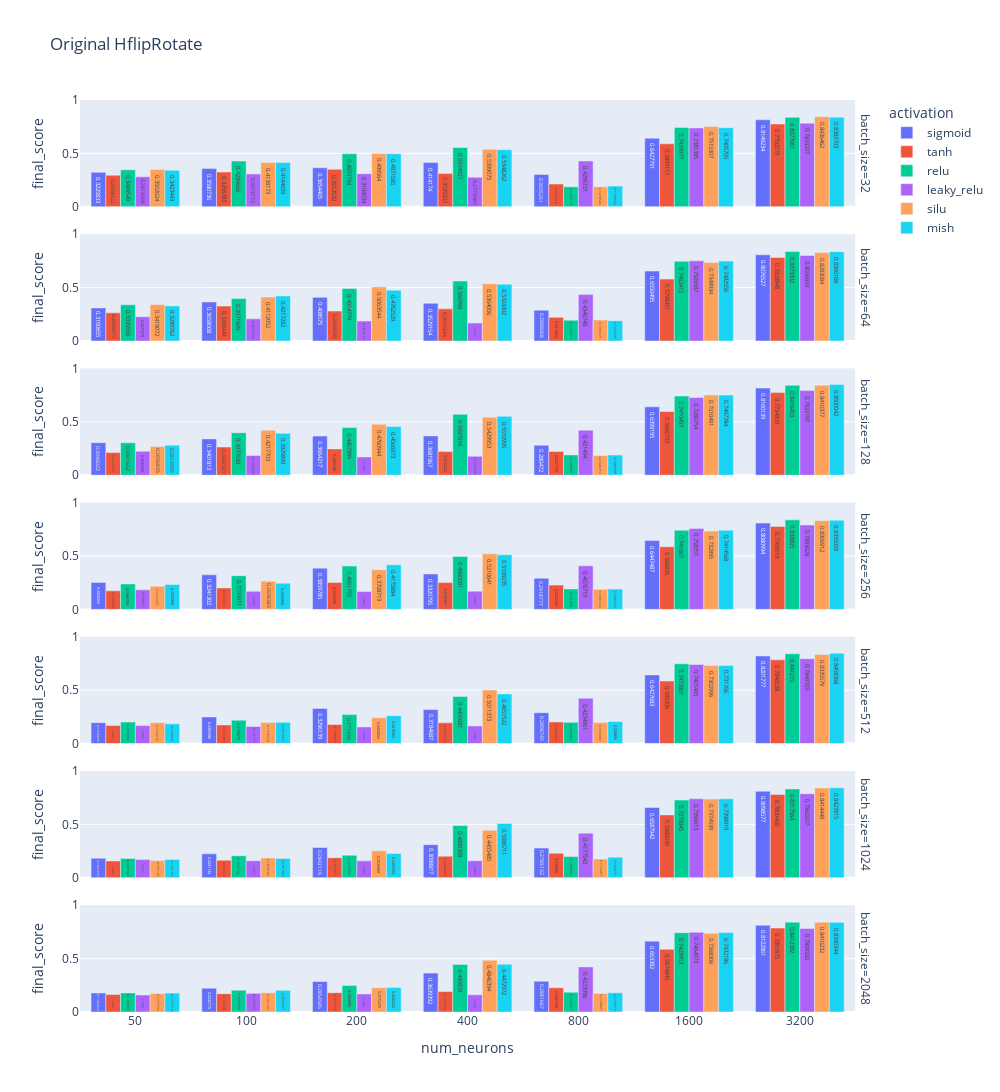

Here is the notebook cell this chart was saved with:
### Code cell
title = "Original_HflipRotate"

df = dict_df.get("Original_Hflip")
fig = px.bar(
    df, 
    x="num_neurons", 
    y="final_score", 
    color="activation",
    facet_row="batch_size",
    barmode="group", 
    text_auto=True, 
    range_y=(0, 1),
    title=title.replace("_", " "),
    height=2000,
    width=1000,
)
fig.update_xaxes(type="category")
fig.show()

### Figure 1 — Plotly figure (JSON) as saved in the notebook; plotly's stock layout.template omitted (floating-point values rounded to 4 significant figures)
{"data": [{"alignmentgroup": "True", "hovertemplate": "activation=sigmoid<br>batch_size=32<br>num_neurons=%{x}<br>final_score=%{y}<extra></extra>", "legendgroup": "sigmoid", "marker": {"color": "#636efa", "pattern": {"shape": ""}}, "name": "sigmoid", "offsetgroup": "sigmoid", "orientation": "v", "showlegend": true, "textposition": "auto", "texttemplate": "%{y}", "type": "bar", "x": [50, 100, 200, 400, 800, 1600, 3200], "xaxis": "x7", "y": [0.3226, 0.3581, 0.3654, 0.4142, 0.3035, 0.6428, 0.8149], "yaxis": "y7"}, {"alignmentgroup": "True", "hovertemplate": "activation=sigmoid<br>batch_size=64<br>num_neurons=%{x}<br>final_score=%{y}<extra></extra>", "legendgroup": "sigmoid", "marker": {"color": "#636efa", "pattern": {"shape": ""}}, "name": "sigmoid", "offsetgroup": "sigmoid", "orientation": "v", "showlegend": false, "textposition": "auto", "texttemplate": "%{y}", "type": "bar", "x": [50, 100, 200, 400, 800, 1600, 3200], "xaxis": "x6", "y": [0.3101, 0.3658, 0.4086, 0.3529, 0.2888, 0.655, 0.8077], "yaxis": "y6"}, {"alignmentgroup": "True", "hovertemplate": "activation=sigmoid<br>batch_size=128<br>num_neurons=%{x}<br>final_score=%{y}<extra></extra>", "legendgroup": "sigmoid", "marker": {"color": "#636efa", "pattern": {"shape": ""}}, "name": "sigmoid", "offsetgroup": "sigmoid", "orientation": "v", "showlegend": false, "textposition": "auto", "texttemplate": "%{y}", "type": "bar", "x": [50, 100, 200, 400, 800, 1600, 3200], "xaxis": "x5", "y": [0.3046, 0.3402, 0.3664, 0.3682, 0.2805, 0.6399, 0.816], "yaxis": "y5"}, {"alignmentgroup": "True", "hovertemplate": "activation=sigmoid<br>batch_size=256<br>num_neurons=%{x}<br>final_score=%{y}<extra></extra>", "legendgroup": "sigmoid", "marker": {"color": "#636efa", "pattern": {"shape": ""}}, "name": "sigmoid", "offsetgroup": "sigmoid", "orientation": "v", "showlegend": false, "textposition": "auto", "texttemplate": "%{y}", "type": "bar", "x": [50, 100, 200, 400, 800, 1600, 3200], "xaxis": "x4", "y": [0.2528, 0.3241, 0.386, 0.3321, 0.2919, 0.6447, 0.8081], "yaxis": "y4"}, {"alignmentgroup": "True", "hovertemplate": "activation=sigmoid<br>batch_size=512<br>num_neurons=%{x}<br>final_score=%{y}<extra></extra>", "legendgroup": "sigmoid", "marker": {"color": "#636efa", "pattern": {"shape": ""}}, "name": "sigmoid", "offsetgroup": "sigmoid", "orientation": "v", "showlegend": false, "textposition": "auto", "texttemplate": "%{y}", "type": "bar", "x": [50, 100, 200, 400, 800, 1600, 3200], "xaxis": "x3", "y": [0.1959, 0.2496, 0.3296, 0.3185, 0.2899, 0.6428, 0.8202], "yaxis": "y3"}, {"alignmentgroup": "True", "hovertemplate": "activation=sigmoid<br>batch_size=1024<br>num_neurons=%{x}<br>final_score=%{y}<extra></extra>", "legendgroup": "sigmoid", "marker": {"color": "#636efa", "pattern": {"shape": ""}}, "name": "sigmoid", "offsetgroup": "sigmoid", "orientation": "v", "showlegend": false, "textposition": "auto", "texttemplate": "%{y}", "type": "bar", "x": [50, 100, 200, 400, 800, 1600, 3200], "xaxis": "x2", "y": [0.1823, 0.2241, 0.2842, 0.3099, 0.2785, 0.6588, 0.8099], "yaxis": "y2"}, {"alignmentgroup": "True", "hovertemplate": "activation=sigmoid<br>batch_size=2048<br>num_neurons=%{x}<br>final_score=%{y}<extra></extra>", "legendgroup": "sigmoid", "marker": {"color": "#636efa", "pattern": {"shape": ""}}, "name": "sigmoid", "offsetgroup": "sigmoid", "orientation": "v", "showlegend": false, "textposition": "auto", "texttemplate": "%{y}", "type": "bar", "x": [50, 100, 200, 400, 800, 1600, 3200], "xaxis": "x", "y": [0.1783, 0.2233, 0.2855, 0.3639, 0.2882, 0.6634, 0.8123], "yaxis": "y"}, {"alignmentgroup": "True", "hovertemplate": "activation=tanh<br>batch_size=32<br>num_neurons=%{x}<br>final_score=%{y}<extra></extra>", "legendgroup": "tanh", "marker": {"color": "#EF553B", "pattern": {"shape": ""}}, "name": "tanh", "offsetgroup": "tanh", "orientation": "v", "showlegend": true, "textposition": "auto", "texttemplate": "%{y}", "type": "bar", "x": [50, 100, 200, 400, 800, 1600, 3200], "xaxis": "x7", "y": [0.2958, 0.3257, 0.3513, 0.3129, 0.2134, 0.5899, 0.775], "yaxis": "y7"}, {"alignmentgroup": "True", "hovertemplate": "activation=tanh<br>batch_size=64<br>num_neurons=%{x}<br>final_score=%{y}<extra></extra>", "legendgroup": "tanh", "marker": {"color": "#EF553B", "pattern": {"shape": ""}}, "name": "tanh", "offsetgroup": "tanh", "orientation": "v", "showlegend": false, "textposition": "auto", "texttemplate": "%{y}", "type": "bar", "x": [50, 100, 200, 400, 800, 1600, 3200], "xaxis": "x6", "y": [0.2638, 0.3269, 0.2804, 0.301, 0.2215, 0.5798, 0.7829], "yaxis": "y6"}, {"alignmentgroup": "True", "hovertemplate": "activation=tanh<br>batch_size=128<br>num_neurons=%{x}<br>final_score=%{y}<extra></extra>", "legendgroup": "tanh", "marker": {"color": "#EF553B", "pattern": {"shape": ""}}, "name": "tanh", "offsetgroup": "tanh", "orientation": "v", "showlegend": false, "textposition": "auto", "texttemplate": "%{y}", "type": "bar", "x": [50, 100, 200, 400, 800, 1600, 3200], "xaxis": "x5", "y": [0.2127, 0.2643, 0.2466, 0.2212, 0.2228, 0.5967, 0.7735], "yaxis": "y5"}, {"alignmentgroup": "True", "hovertemplate": "activation=tanh<br>batch_size=256<br>num_neurons=%{x}<br>final_score=%{y}<extra></extra>", "legendgroup": "tanh", "marker": {"color": "#EF553B", "pattern": {"shape": ""}}, "name": "tanh", "offsetgroup": "tanh", "orientation": "v", "showlegend": false, "textposition": "auto", "texttemplate": "%{y}", "type": "bar", "x": [50, 100, 200, 400, 800, 1600, 3200], "xaxis": "x4", "y": [0.1737, 0.2014, 0.2528, 0.2511, 0.2274, 0.5868, 0.777], "yaxis": "y4"}, {"alignmentgroup": "True", "hovertemplate": "activation=tanh<br>batch_size=512<br>num_neurons=%{x}<br>final_score=%{y}<extra></extra>", "legendgroup": "tanh", "marker": {"color": "#EF553B", "pattern": {"shape": ""}}, "name": "tanh", "offsetgroup": "tanh", "orientation": "v", "showlegend": false, "textposition": "auto", "texttemplate": "%{y}", "type": "bar", "x": [50, 100, 200, 400, 800, 1600, 3200], "xaxis": "x3", "y": [0.1691, 0.175, 0.179, 0.1949, 0.2031, 0.5853, 0.7847], "yaxis": "y3"}, {"alignmentgroup": "True", "hovertemplate": "activation=tanh<br>batch_size=1024<br>num_neurons=%{x}<br>final_score=%{y}<extra></extra>", "legendgroup": "tanh", "marker": {"color": "#EF553B", "pattern": {"shape": ""}}, "name": "tanh", "offsetgroup": "tanh", "orientation": "v", "showlegend": false, "textposition": "auto", "texttemplate": "%{y}", "type": "bar", "x": [50, 100, 200, 400, 800, 1600, 3200], "xaxis": "x2", "y": [0.1579, 0.1647, 0.1877, 0.2028, 0.2305, 0.5886, 0.78], "yaxis": "y2"}, {"alignmentgroup": "True", "hovertemplate": "activation=tanh<br>batch_size=2048<br>num_neurons=%{x}<br>final_score=%{y}<extra></extra>", "legendgroup": "tanh", "marker": {"color": "#EF553B", "pattern": {"shape": ""}}, "name": "tanh", "offsetgroup": "tanh", "orientation": "v", "showlegend": false, "textposition": "auto", "texttemplate": "%{y}", "type": "bar", "x": [50, 100, 200, 400, 800, 1600, 3200], "xaxis": "x", "y": [0.1638, 0.1717, 0.1813, 0.1921, 0.2268, 0.5875, 0.7862], "yaxis": "y"}, {"alignmentgroup": "True", "hovertemplate": "activation=relu<br>batch_size=32<br>num_neurons=%{x}<br>final_score=%{y}<extra></extra>", "legendgroup": "relu", "marker": {"color": "#00cc96", "pattern": {"shape": ""}}, "name": "relu", "offsetgroup": "relu", "orientation": "v", "showlegend": true, "textposition": "auto", "texttemplate": "%{y}", "type": "bar", "x": [50, 100, 200, 400, 800, 1600, 3200], "xaxis": "x7", "y": [0.347, 0.429, 0.4974, 0.5555, 0.1873, 0.743, 0.8377], "yaxis": "y7"}, {"alignmentgroup": "True", "hovertemplate": "activation=relu<br>batch_size=64<br>num_neurons=%{x}<br>final_score=%{y}<extra></extra>", "legendgroup": "relu", "marker": {"color": "#00cc96", "pattern": {"shape": ""}}, "name": "relu", "offsetgroup": "relu", "orientation": "v", "showlegend": false, "textposition": "auto", "texttemplate": "%{y}", "type": "bar", "x": [50, 100, 200, 400, 800, 1600, 3200], "xaxis": "x6", "y": [0.3391, 0.3972, 0.4915, 0.561, 0.1954, 0.7462, 0.8373], "yaxis": "y6"}, {"alignmentgroup": "True", "hovertemplate": "activation=relu<br>batch_size=128<br>num_neurons=%{x}<br>final_score=%{y}<extra></extra>", "legendgroup": "relu", "marker": {"color": "#00cc96", "pattern": {"shape": ""}}, "name": "relu", "offsetgroup": "relu", "orientation": "v", "showlegend": false, "textposition": "auto", "texttemplate": "%{y}", "type": "bar", "x": [50, 100, 200, 400, 800, 1600, 3200], "xaxis": "x5", "y": [0.3042, 0.3978, 0.4458, 0.5698, 0.1903, 0.741, 0.8416], "yaxis": "y5"}, {"alignmentgroup": "True", "hovertemplate": "activation=relu<br>batch_size=256<br>num_neurons=%{x}<br>final_score=%{y}<extra></extra>", "legendgroup": "relu", "marker": {"color": "#00cc96", "pattern": {"shape": ""}}, "name": "relu", "offsetgroup": "relu", "orientation": "v", "showlegend": false, "textposition": "auto", "texttemplate": "%{y}", "type": "bar", "x": [50, 100, 200, 400, 800, 1600, 3200], "xaxis": "x4", "y": [0.2389, 0.316, 0.4062, 0.496, 0.1917, 0.7417, 0.8388], "yaxis": "y4"}, {"alignmentgroup": "True", "hovertemplate": "activation=relu<br>batch_size=512<br>num_neurons=%{x}<br>final_score=%{y}<extra></extra>", "legendgroup": "relu", "marker": {"color": "#00cc96", "pattern": {"shape": ""}}, "name": "relu", "offsetgroup": "relu", "orientation": "v", "showlegend": false, "textposition": "auto", "texttemplate": "%{y}", "type": "bar", "x": [50, 100, 200, 400, 800, 1600, 3200], "xaxis": "x3", "y": [0.2017, 0.2196, 0.2717, 0.4406, 0.1989, 0.7474, 0.8412], "yaxis": "y3"}, {"alignmentgroup": "True", "hovertemplate": "activation=relu<br>batch_size=1024<br>num_neurons=%{x}<br>final_score=%{y}<extra></extra>", "legendgroup": "relu", "marker": {"color": "#00cc96", "pattern": {"shape": ""}}, "name": "relu", "offsetgroup": "relu", "orientation": "v", "showlegend": false, "textposition": "auto", "texttemplate": "%{y}", "type": "bar", "x": [50, 100, 200, 400, 800, 1600, 3200], "xaxis": "x2", "y": [0.1809, 0.2066, 0.2116, 0.4888, 0.1989, 0.7279, 0.8318], "yaxis": "y2"}, {"alignmentgroup": "True", "hovertemplate": "activation=relu<br>batch_size=2048<br>num_neurons=%{x}<br>final_score=%{y}<extra></extra>", "legendgroup": "relu", "marker": {"color": "#00cc96", "pattern": {"shape": ""}}, "name": "relu", "offsetgroup": "relu", "orientation": "v", "showlegend": false, "textposition": "auto", "texttemplate": "%{y}", "type": "bar", "x": [50, 100, 200, 400, 800, 1600, 3200], "xaxis": "x", "y": [0.1789, 0.2048, 0.2489, 0.4457, 0.1857, 0.743, 0.8412], "yaxis": "y"}, {"alignmentgroup": "True", "hovertemplate": "activation=leaky_relu<br>batch_size=32<br>num_neurons=%{x}<br>final_score=%{y}<extra></extra>", "legendgroup": "leaky_relu", "marker": {"color": "#ab63fa", "pattern": {"shape": ""}}, "name": "leaky_relu", "offsetgroup": "leaky_relu", "orientation": "v", "showlegend": true, "textposition": "auto", "texttemplate": "%{y}", "type": "bar", "x": [50, 100, 200, 400, 800, 1600, 3200], "xaxis": "x7", "y": [0.2814, 0.3075, 0.3105, 0.2774, 0.4296, 0.7381, 0.7833], "yaxis": "y7"}, {"alignmentgroup": "True", "hovertemplate": "activation=leaky_relu<br>batch_size=64<br>num_neurons=%{x}<br>final_score=%{y}<extra></extra>", "legendgroup": "leaky_relu", "marker": {"color": "#ab63fa", "pattern": {"shape": ""}}, "name": "leaky_relu", "offsetgroup": "leaky_relu", "orientation": "v", "showlegend": false, "textposition": "auto", "texttemplate": "%{y}", "type": "bar", "x": [50, 100, 200, 400, 800, 1600, 3200], "xaxis": "x6", "y": [0.2271, 0.2077, 0.1873, 0.1691, 0.4347, 0.7507, 0.8007], "yaxis": "y6"}, {"alignmentgroup": "True", "hovertemplate": "activation=leaky_relu<br>batch_size=128<br>num_neurons=%{x}<br>final_score=%{y}<extra></extra>", "legendgroup": "leaky_relu", "marker": {"color": "#ab63fa", "pattern": {"shape": ""}}, "name": "leaky_relu", "offsetgroup": "leaky_relu", "orientation": "v", "showlegend": false, "textposition": "auto", "texttemplate": "%{y}", "type": "bar", "x": [50, 100, 200, 400, 800, 1600, 3200], "xaxis": "x5", "y": [0.2235, 0.1855, 0.1706, 0.1776, 0.4215, 0.7281, 0.7923], "yaxis": "y5"}, {"alignmentgroup": "True", "hovertemplate": "activation=leaky_relu<br>batch_size=256<br>num_neurons=%{x}<br>final_score=%{y}<extra></extra>", "legendgroup": "leaky_relu", "marker": {"color": "#ab63fa", "pattern": {"shape": ""}}, "name": "leaky_relu", "offsetgroup": "leaky_relu", "orientation": "v", "showlegend": false, "textposition": "auto", "texttemplate": "%{y}", "type": "bar", "x": [50, 100, 200, 400, 800, 1600, 3200], "xaxis": "x4", "y": [0.1829, 0.1697, 0.168, 0.1708, 0.4077, 0.7584, 0.7893], "yaxis": "y4"}, {"alignmentgroup": "True", "hovertemplate": "activation=leaky_relu<br>batch_size=512<br>num_neurons=%{x}<br>final_score=%{y}<extra></extra>", "legendgroup": "leaky_relu", "marker": {"color": "#ab63fa", "pattern": {"shape": ""}}, "name": "leaky_relu", "offsetgroup": "leaky_relu", "orientation": "v", "showlegend": false, "textposition": "auto", "texttemplate": "%{y}", "type": "bar", "x": [50, 100, 200, 400, 800, 1600, 3200], "xaxis": "x3", "y": [0.1689, 0.1612, 0.1557, 0.1658, 0.4235, 0.7401, 0.795], "yaxis": "y3"}, {"alignmentgroup": "True", "hovertemplate": "activation=leaky_relu<br>batch_size=1024<br>num_neurons=%{x}<br>final_score=%{y}<extra></extra>", "legendgroup": "leaky_relu", "marker": {"color": "#ab63fa", "pattern": {"shape": ""}}, "name": "leaky_relu", "offsetgroup": "leaky_relu", "orientation": "v", "showlegend": false, "textposition": "auto", "texttemplate": "%{y}", "type": "bar", "x": [50, 100, 200, 400, 800, 1600, 3200], "xaxis": "x2", "y": [0.1702, 0.1592, 0.1588, 0.1601, 0.4178, 0.7397, 0.7862], "yaxis": "y2"}, {"alignmentgroup": "True", "hovertemplate": "activation=leaky_relu<br>batch_size=2048<br>num_neurons=%{x}<br>final_score=%{y}<extra></extra>", "legendgroup": "leaky_relu", "marker": {"color": "#ab63fa", "pattern": {"shape": ""}}, "name": "leaky_relu", "offsetgroup": "leaky_relu", "orientation": "v", "showlegend": false, "textposition": "auto", "texttemplate": "%{y}", "type": "bar", "x": [50, 100, 200, 400, 800, 1600, 3200], "xaxis": "x", "y": [0.159, 0.1746, 0.1695, 0.1607, 0.4224, 0.7465, 0.7809], "yaxis": "y"}, {"alignmentgroup": "True", "hovertemplate": "activation=silu<br>batch_size=32<br>num_neurons=%{x}<br>final_score=%{y}<extra></extra>", "legendgroup": "silu", "marker": {"color": "#FFA15A", "pattern": {"shape": ""}}, "name": "silu", "offsetgroup": "silu", "orientation": "v", "showlegend": true, "textposition": "auto", "texttemplate": "%{y}", "type": "bar", "x": [50, 100, 200, 400, 800, 1600, 3200], "xaxis": "x7", "y": [0.3502, 0.4138, 0.4996, 0.5399, 0.1871, 0.7515, 0.8436], "yaxis": "y7"}, {"alignmentgroup": "True", "hovertemplate": "activation=silu<br>batch_size=64<br>num_neurons=%{x}<br>final_score=%{y}<extra></extra>", "legendgroup": "silu", "marker": {"color": "#FFA15A", "pattern": {"shape": ""}}, "name": "silu", "offsetgroup": "silu", "orientation": "v", "showlegend": false, "textposition": "auto", "texttemplate": "%{y}", "type": "bar", "x": [50, 100, 200, 400, 800, 1600, 3200], "xaxis": "x6", "y": [0.3419, 0.4112, 0.5064, 0.5364, 0.1969, 0.7349, 0.8283], "yaxis": "y6"}, {"alignmentgroup": "True", "hovertemplate": "activation=silu<br>batch_size=128<br>num_neurons=%{x}<br>final_score=%{y}<extra></extra>", "legendgroup": "silu", "marker": {"color": "#FFA15A", "pattern": {"shape": ""}}, "name": "silu", "offsetgroup": "silu", "orientation": "v", "showlegend": false, "textposition": "auto", "texttemplate": "%{y}", "type": "bar", "x": [50, 100, 200, 400, 800, 1600, 3200], "xaxis": "x5", "y": [0.2697, 0.4218, 0.4761, 0.543, 0.1849, 0.751, 0.841], "yaxis": "y5"}, {"alignmentgroup": "True", "hovertemplate": "activation=silu<br>batch_size=256<br>num_neurons=%{x}<br>final_score=%{y}<extra></extra>", "legendgroup": "silu", "marker": {"color": "#FFA15A", "pattern": {"shape": ""}}, "name": "silu", "offsetgroup": "silu", "orientation": "v", "showlegend": false, "textposition": "auto", "texttemplate": "%{y}", "type": "bar", "x": [50, 100, 200, 400, 800, 1600, 3200], "xaxis": "x4", "y": [0.2162, 0.2638, 0.3709, 0.5211, 0.1882, 0.7329, 0.8307], "yaxis": "y4"}, {"alignmentgroup": "True", "hovertemplate": "activation=silu<br>batch_size=512<br>num_neurons=%{x}<br>final_score=%{y}<extra></extra>", "legendgroup": "silu", "marker": {"color": "#FFA15A", "pattern": {"shape": ""}}, "name": "silu", "offsetgroup": "silu", "orientation": "v", "showlegend": false, "textposition": "auto", "texttemplate": "%{y}", "type": "bar", "x": [50, 100, 200, 400, 800, 1600, 3200], "xaxis": "x3", "y": [0.196, 0.1978, 0.2424, 0.5011, 0.1967, 0.7303, 0.8336], "yaxis": "y3"}, {"alignmentgroup": "True", "hovertemplate": "activation=silu<br>batch_size=1024<br>num_neurons=%{x}<br>final_score=%{y}<extra></extra>", "legendgroup": "silu", "marker": {"color": "#FFA15A", "pattern": {"shape": ""}}, "name": "silu", "offsetgroup": "silu", "orientation": "v", "showlegend": false, "textposition": "auto", "texttemplate": "%{y}", "type": "bar", "x": [50, 100, 200, 400, 800, 1600, 3200], "xaxis": "x2", "y": [0.1612, 0.1859, 0.2526, 0.4455, 0.1754, 0.7375, 0.8414], "yaxis": "y2"}, {"alignmentgroup": "True", "hovertemplate": "activation=silu<br>batch_size=2048<br>num_neurons=%{x}<br>final_score=%{y}<extra></extra>", "legendgroup": "silu", "marker": {"color": "#FFA15A", "pattern": {"shape": ""}}, "name": "silu", "offsetgroup": "silu", "orientation": "v", "showlegend": false, "textposition": "auto", "texttemplate": "%{y}", "type": "bar", "x": [50, 100, 200, 400, 800, 1600, 3200], "xaxis": "x", "y": [0.1726, 0.1811, 0.2272, 0.4846, 0.1741, 0.7368, 0.841], "yaxis": "y"}, {"alignmentgroup": "True", "hovertemplate": "activation=mish<br>batch_size=32<br>num_neurons=%{x}<br>final_score=%{y}<extra></extra>", "legendgroup": "mish", "marker": {"color": "#19d3f3", "pattern": {"shape": ""}}, "name": "mish", "offsetgroup": "mish", "orientation": "v", "showlegend": true, "textposition": "auto", "texttemplate": "%{y}", "type": "bar", "x": [50, 100, 200, 400, 800, 1600, 3200], "xaxis": "x7", "y": [0.3423, 0.4145, 0.4972, 0.5348, 0.1939, 0.7406, 0.8384], "yaxis": "y7"}, {"alignmentgroup": "True", "hovertemplate": "activation=mish<br>batch_size=64<br>num_neurons=%{x}<br>final_score=%{y}<extra></extra>", "legendgroup": "mish", "marker": {"color": "#19d3f3", "pattern": {"shape": ""}}, "name": "mish", "offsetgroup": "mish", "orientation": "v", "showlegend": false, "textposition": "auto", "texttemplate": "%{y}", "type": "bar", "x": [50, 100, 200, 400, 800, 1600, 3200], "xaxis": "x6", "y": [0.329, 0.4217, 0.4763, 0.5324, 0.1908, 0.7483, 0.8366], "yaxis": "y6"}, {"alignmentgroup": "True", "hovertemplate": "activation=mish<br>batch_size=128<br>num_neurons=%{x}<br>final_score=%{y}<extra></extra>", "legendgroup": "mish", "marker": {"color": "#19d3f3", "pattern": {"shape": ""}}, "name": "mish", "offsetgroup": "mish", "orientation": "v", "showlegend": false, "textposition": "auto", "texttemplate": "%{y}", "type": "bar", "x": [50, 100, 200, 400, 800, 1600, 3200], "xaxis": "x5", "y": [0.2814, 0.393, 0.4567, 0.5511, 0.1888, 0.7498, 0.85], "yaxis": "y5"}, {"alignmentgroup": "True", "hovertemplate": "activation=mish<br>batch_size=256<br>num_neurons=%{x}<br>final_score=%{y}<extra></extra>", "legendgroup": "mish", "marker": {"color": "#19d3f3", "pattern": {"shape": ""}}, "name": "mish", "offsetgroup": "mish", "orientation": "v", "showlegend": false, "textposition": "auto", "texttemplate": "%{y}", "type": "bar", "x": [50, 100, 200, 400, 800, 1600, 3200], "xaxis": "x4", "y": [0.2333, 0.2448, 0.4176, 0.5106, 0.1903, 0.7415, 0.8355], "yaxis": "y4"}, {"alignmentgroup": "True", "hovertemplate": "activation=mish<br>batch_size=512<br>num_neurons=%{x}<br>final_score=%{y}<extra></extra>", "legendgroup": "mish", "marker": {"color": "#19d3f3", "pattern": {"shape": ""}}, "name": "mish", "offsetgroup": "mish", "orientation": "v", "showlegend": false, "textposition": "auto", "texttemplate": "%{y}", "type": "bar", "x": [50, 100, 200, 400, 800, 1600, 3200], "xaxis": "x3", "y": [0.1849, 0.1998, 0.2618, 0.4652, 0.2068, 0.7318, 0.8458], "yaxis": "y3"}, {"alignmentgroup": "True", "hovertemplate": "activation=mish<br>batch_size=1024<br>num_neurons=%{x}<br>final_score=%{y}<extra></extra>", "legendgroup": "mish", "marker": {"color": "#19d3f3", "pattern": {"shape": ""}}, "name": "mish", "offsetgroup": "mish", "orientation": "v", "showlegend": false, "textposition": "auto", "texttemplate": "%{y}", "type": "bar", "x": [50, 100, 200, 400, 800, 1600, 3200], "xaxis": "x2", "y": [0.1721, 0.1818, 0.227, 0.5087, 0.193, 0.7399, 0.8428], "yaxis": "y2"}, {"alignmentgroup": "True", "hovertemplate": "activation=mish<br>batch_size=2048<br>num_neurons=%{x}<br>final_score=%{y}<extra></extra>", "legendgroup": "mish", "marker": {"color": "#19d3f3", "pattern": {"shape": ""}}, "name": "mish", "offsetgroup": "mish", "orientation": "v", "showlegend": false, "textposition": "auto", "texttemplate": "%{y}", "type": "bar", "x": [50, 100, 200, 400, 800, 1600, 3200], "xaxis": "x", "y": [0.1768, 0.2028, 0.2285, 0.4473, 0.1794, 0.7432, 0.839], "yaxis": "y"}], "layout": {"annotations": [{"font": {}, "showarrow": false, "text": "batch_size=2048", "textangle": 90, "x": 0.98, "xanchor": "left", "xref": "paper", "y": 0.05857, "yanchor": "middle", "yref": "paper"}, {"font": {}, "showarrow": false, "text": "batch_size=1024", "textangle": 90, "x": 0.98, "xanchor": "left", "xref": "paper", "y": 0.2057, "yanchor": "middle", "yref": "paper"}, {"font": {}, "showarrow": false, "text": "batch_size=512", "textangle": 90, "x": 0.98, "xanchor": "left", "xref": "paper", "y": 0.3529, "yanchor": "middle", "yref": "paper"}, {"font": {}, "showarrow": false, "text": "batch_size=256", "textangle": 90, "x": 0.98, "xanchor": "left", "xref": "paper", "y": 0.5, "yanchor": "middle", "yref": "paper"}, {"font": {}, "showarrow": false, "text": "batch_size=128", "textangle": 90, "x": 0.98, "xanchor": "left", "xref": "paper", "y": 0.6471, "yanchor": "middle", "yref": "paper"}, {"font": {}, "showarrow": false, "text": "batch_size=64", "textangle": 90, "x": 0.98, "xanchor": "left", "xref": "paper", "y": 0.7943, "yanchor": "middle", "yref": "paper"}, {"font": {}, "showarrow": false, "text": "batch_size=32", "textangle": 90, "x": 0.98, "xanchor": "left", "xref": "paper", "y": 0.9414, "yanchor": "middle", "yref": "paper"}], "barmode": "group", "height": 2000, "legend": {"title": {"text": "activation"}, "tracegroupgap": 0}, "title": {"text": "Original HflipRotate"}, "width": 1000, "xaxis": {"anchor": "y", "domain": [0, 0.98], "title": {"text": "num_neurons"}, "type": "category"}, "xaxis2": {"anchor": "y2", "domain": [0, 0.98], "matches": "x", "showticklabels": false, "type": "category"}, "xaxis3": {"anchor": "y3", "domain": [0, 0.98], "matches": "x", "showticklabels": false, "type": "category"}, "xaxis4": {"anchor": "y4", "domain": [0, 0.98], "matches": "x", "showticklabels": false, "type": "category"}, "xaxis5": {"anchor": "y5", "domain": [0, 0.98], "matches": "x", "showticklabels": false, "type": "category"}, "xaxis6": {"anchor": "y6", "domain": [0, 0.98], "matches": "x", "showticklabels": false, "type": "category"}, "xaxis7": {"anchor": "y7", "domain": [0, 0.98], "matches": "x", "showticklabels": false, "type": "category"}, "yaxis": {"anchor": "x", "domain": [0, 0.1171], "range": [0, 1], "title": {"text": "final_score"}}, "yaxis2": {"anchor": "x2", "domain": [0.1471, 0.2643], "matches": "y", "range": [0, 1], "title": {"text": "final_score"}}, "yaxis3": {"anchor": "x3", "domain": [0.2943, 0.4114], "matches": "y", "range": [0, 1], "title": {"text": "final_score"}}, "yaxis4": {"anchor": "x4", "domain": [0.4414, 0.5586], "matches": "y", "range": [0, 1], "title": {"text": "final_score"}}, "yaxis5": {"anchor": "x5", "domain": [0.5886, 0.7057], "matches": "y", "range": [0, 1], "title": {"text": "final_score"}}, "yaxis6": {"anchor": "x6", "domain": [0.7357, 0.8529], "matches": "y", "range": [0, 1], "title": {"text": "final_score"}}, "yaxis7": {"anchor": "x7", "domain": [0.8829, 1.0], "matches": "y", "range": [0, 1], "title": {"text": "final_score"}}}}
